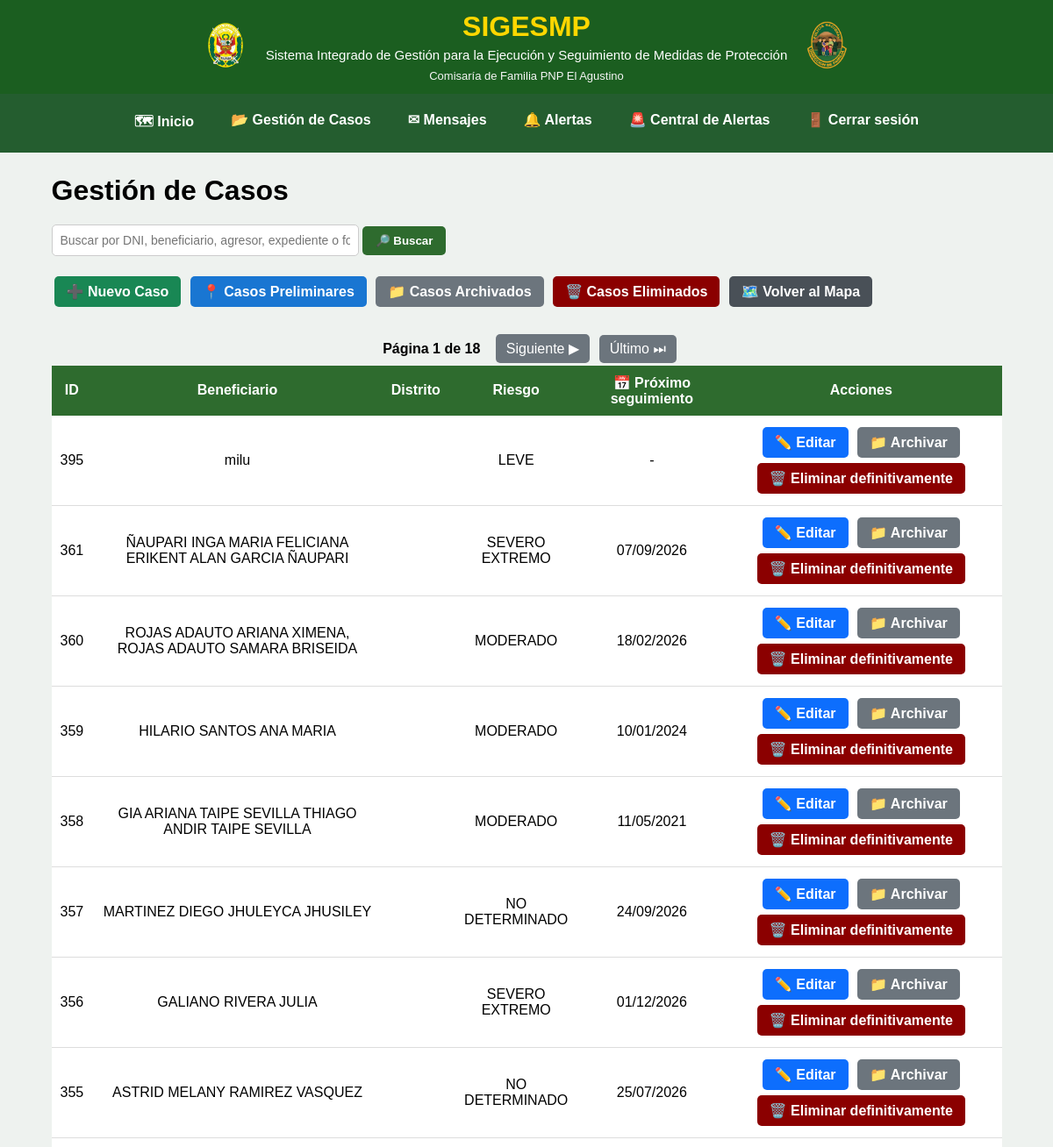
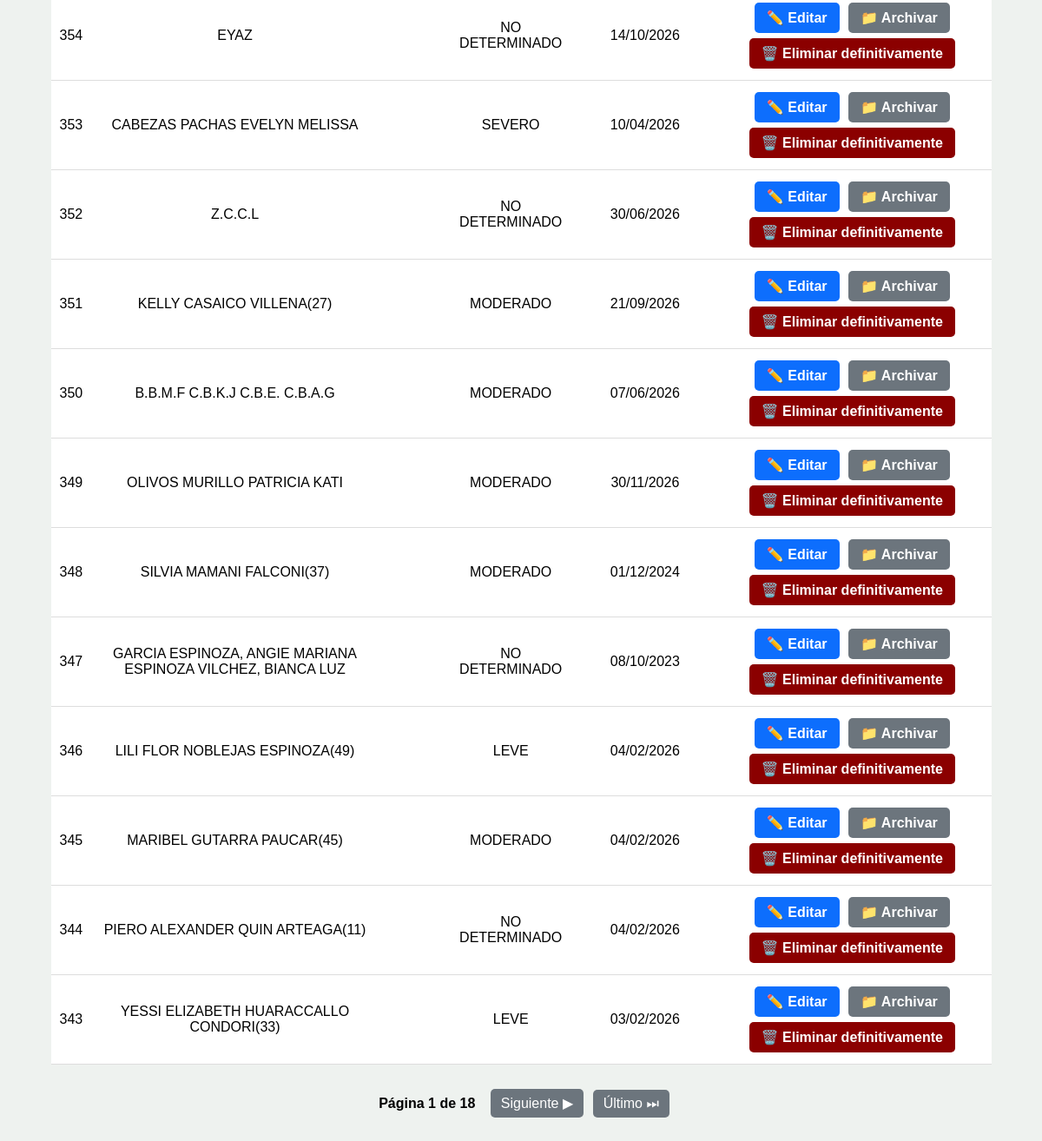
/gestion-casos/ (signed in), run on an earlier commit of the app's database (2 pictures, top to bottom).
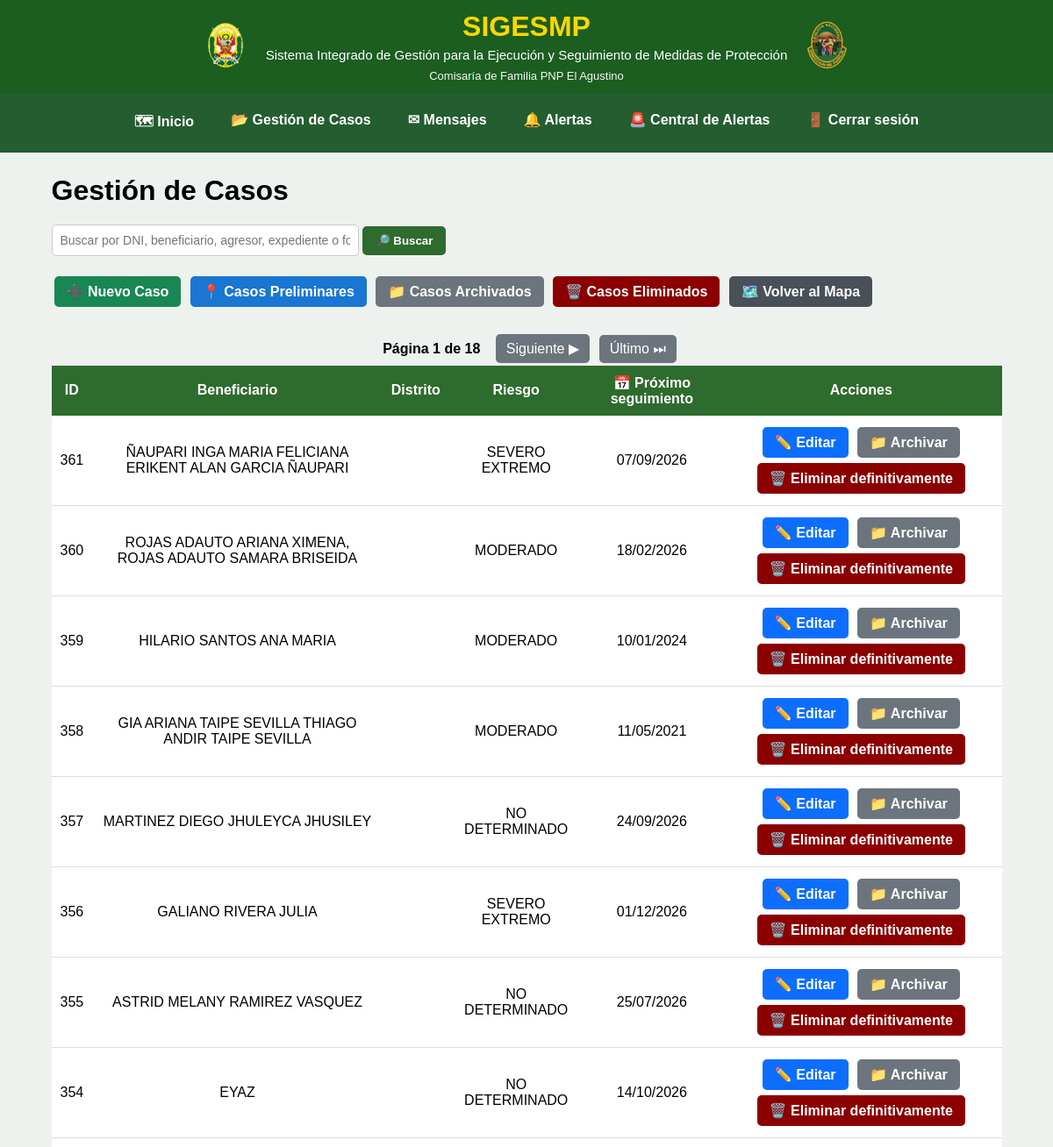
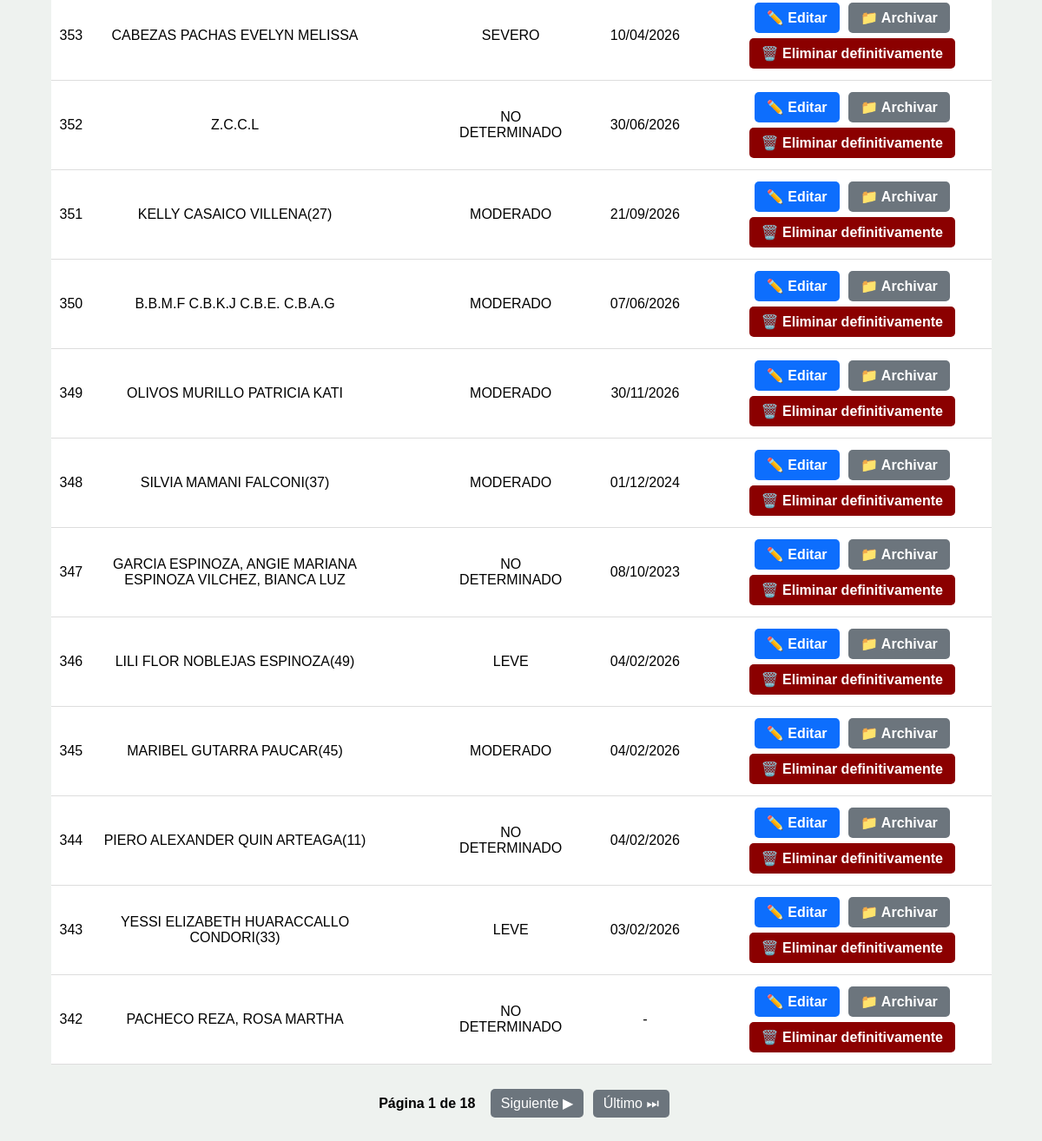
And on a later commit of the database (2 pictures, top to bottom).
### mapa/models.py (models this page shows, shortened)
class Caso(models.Model):
    RIESGOS = [
        ("LEVE", "Leve"),
        ("MODERADO", "Moderado"),
        ("SEVERO", "Severo"),
        ("SEVERO EXTREMO", "Severo extremo"),
        ("NO DETERMINADO", "No determinado"),
    ]
    NOTIFICACION = [
        ("PENDIENTE", "Pendiente"),
        ("NOTIFICADO", "Notificado"),
    ]
    TIPO_VIOLENCIA = [
        ("FISICA", "Física"),
        ("PSICOLOGICA", "Psicológica"),
        ("SEXUAL", "Sexual"),
        ("ECONOMICA", "Económica o Patrimonial"),
    ]
    ESTADO_UBICACION_AGRESOR = [
        ("UBICADO", "Ubicado"),
        ("NO UBICADO", "No ubicado"),
    ]
    beneficiario = models.CharField(
        max_length=200,
        blank=True
    )
    dni_beneficiario = models.CharField(
        max_length=8,
        blank=True
    )
    domicilio = models.CharField(
        max_length=300,
        blank=True
    )
    region_domicilio = models.ForeignKey(
        Region,
        on_delete=models.SET_NULL,
        null=True,
        blank=True,
        related_name="casos_region_domicilio"
    )
    provincia_domicilio = models.ForeignKey(
        Provincia,
        on_delete=models.SET_NULL,
        null=True,
        blank=True,
        related_name="casos_provincia_domicilio"
    )
    distrito_domicilio = models.ForeignKey(
        Distrito,
        on_delete=models.SET_NULL,
        null=True,
        blank=True,
        related_name="casos_distrito_domicilio"
    )
    tipo_via = models.CharField(
        max_length=30,
        blank=True,
        verbose_name="Tipo de vía"
    )
    nombre_via = models.CharField(
        max_length=200,
        blank=True,
        verbose_name="Nombre de vía"
    )
    numero_via = models.CharField(
        max_length=50,
        blank=True,
        verbose_name="Número"
    )
    complemento_domicilio = models.CharField(
        max_length=300,
        blank=True,
        verbose_name="Complemento / referencia"
    )
    domicilio_normalizado = models.CharField(
        max_length=250,
        blank=True,
        verbose_name="Domicilio normalizado"
    )
    nivel_riesgo = models.CharField(
        max_length=30,
        choices=RIESGOS,
        blank=True
    )
    region_denuncia = models.ForeignKey(
        Region,
        on_delete=models.PROTECT,
        related_name="casos_denuncia_region",
        null=True,
        blank=True,
    )
    provincia_denuncia = models.ForeignKey(
        Provincia,
        on_delete=models.PROTECT,
        related_name="casos_denuncia_provincia",
        null=True,
        blank=True,
    )
    distrito_denuncia = models.ForeignKey(
        Distrito,
        on_delete=models.PROTECT,
        related_name="casos_denuncia_distrito",
        null=True,
        blank=True,
    )
    region_medida = models.ForeignKey(
        Region,
        on_delete=models.PROTECT,
        related_name="casos_medida_region",
        null=True,
        blank=True,
    )
    provincia_medida = models.ForeignKey(
        Provincia,
        on_delete=models.PROTECT,
        related_name="casos_medida_provincia",
        null=True,
        blank=True,
    )
    distrito_medida = models.ForeignKey(
        Distrito,
        on_delete=models.PROTECT,
        related_name="casos_medida_distrito",
        null=True,
        blank=True,
    )
    comisaria_denuncia = models.CharField(
        max_length=150,
        verbose_name="Comisaría donde se interpuso la denuncia"
    )
    comisaria_medida = models.CharField(
        max_length=150,
        verbose_name="Comisaría de Familia responsable"
    )
    efectivo = models.CharField(
        max_length=100,
        blank=True
    )
    responsable = models.ForeignKey(
        User,
        null=True,
        blank=True,
        on_delete=models.SET_NULL,
        related_name="casos_asignados"
    )
    folder = models.CharField(
        max_length=100,
        blank=True
    )
    expediente = models.CharField(
        max_length=100,
        blank=True
    )
    agresor = models.CharField(
        max_length=200,
        blank=True
    )
    dni_agresor = models.CharField(
        max_length=8,
        blank=True
    )
    telefono_agresor = models.CharField(
        "Teléfono del agresor",
        max_length=50,
        blank=True
    )
    direccion_agresor = models.CharField(
        "Dirección del agresor",
        max_length=300,
        blank=True
    )
    tipo_via_agresor = models.CharField(
        max_length=30,
        blank=True,
        verbose_name="Tipo de vía"
    )
    nombre_via_agresor = models.CharField(
        max_length=200,
        blank=True,
        verbose_name="Nombre de vía"
    )
    numero_via_agresor = models.CharField(
        max_length=50,
        blank=True,
        verbose_name="Número"
    )
    complemento_domicilio_agresor = models.CharField(
        max_length=300,
        blank=True,
        verbose_name="Complemento / referencia"
    )
    agresor_registro = models.ForeignKey(
        "Agresor",
        on_delete=models.SET_NULL,
        null=True,
        blank=True,
        related_name="casos"
    )
    region_agresor = models.ForeignKey(
        Region,
        on_delete=models.SET_NULL,
        null=True,
        blank=True,
        related_name="casos_region_agresor"
    )
    provincia_agresor = models.ForeignKey(
        Provincia,
        on_delete=models.SET_NULL,
        null=True,
        blank=True,
        related_name="casos_provincia_agresor"
    )
    distrito_agresor = models.ForeignKey(
        Distrito,
        on_delete=models.SET_NULL,
        null=True,
        blank=True,
        related_name="casos_distrito_agresor"
    )
    estado_ubicacion_agresor = models.CharField(
        "Estado de ubicación del agresor",
        max_length=15,
        choices=ESTADO_UBICACION_AGRESOR,
        default="NO UBICADO"
    )
    latitud_agresor = models.FloatField(
        null=True,
        blank=True
    )
    longitud_agresor = models.FloatField(
        null=True,
        blank=True
    )
    telefono = models.CharField(
        "Teléfono de la beneficiaria",
        max_length=50,
        blank=True
    )
    fecha_denuncia = models.DateField(
        "Fecha de la denuncia",
        null=True,
        blank=True
    )
    violencia_fisica = models.BooleanField(
        "Violencia física",
        default=False
    )
    violencia_psicologica = models.BooleanField(
        "Violencia psicológica",
        default=False
    )
    violencia_sexual = models.BooleanField(
        "Violencia sexual",
        default=False
    )
    violencia_economica = models.BooleanField(
        "Violencia económica o patrimonial",
        default=False
    )
    fecha_registro = models.DateField(
        null=True,
        blank=True
    )
    ultima_visita = models.DateField(
        null=True,
        blank=True
    )
    fecha_limite = models.DateField(
        "Próximo seguimiento",
        null=True,
        blank=True
    )
    notificacion_vencimiento_leida = models.BooleanField(
        default=False
    )
    notificacion_beneficiario = models.CharField(
        max_length=15,
        choices=NOTIFICACION,
        default="PENDIENTE"
    )
    fecha_notificacion_beneficiario = models.DateField(
        null=True,
        blank=True
    )
    motivo_notificacion_beneficiario_pendiente = models.TextField(
        "Motivo de notificación pendiente de la persona beneficiaria",
        blank=True
    )
    notificacion_agresor = models.CharField(
        max_length=15,
        choices=NOTIFICACION,
        default="PENDIENTE"
    )
    fecha_notificacion_agresor = models.DateField(
        null=True,
        blank=True
    )
    motivo_notificacion_agresor_pendiente = models.TextField(
        "Motivo de notificación pendiente de la persona agresora",
        blank=True
    )
    estado = models.CharField(
        max_length=15,
        default="ACTIVO"
    )
    fecha_eliminacion = models.DateTimeField(
        null=True,
        blank=True
    )
    eliminado_por = models.ForeignKey(
        User,
        null=True,
        blank=True,
        on_delete=models.SET_NULL,
        related_name="casos_eliminados"
    )
    latitud = models.FloatField(
        null=True,
        blank=True
    )
    longitud = models.FloatField(
        null=True,
        blank=True
    )
    edicion_autorizada = models.BooleanField(
        default=False
    )
    class Meta:
        permissions = [
            (
                "modificar_directo",
                "Puede modificar casos directamente"
            ),
            (
                "aprobar_modificacion",
                "Puede aprobar modificaciones"
            ),
            (
                "archivar_directo",
                "Puede archivar casos directamente"
            ),
            (
                "aprobar_archivado",
                "Puede aprobar archivados"
            ),
            (
                "eliminar_directo",
                "Puede eliminar casos directamente"
            ),
            (
                "aprobar_eliminacion",
                "Puede aprobar eliminaciones"
            ),
            (
                "administrar_usuarios",
                "Puede administrar usuarios"
            ),
        ]

### mapa/views.py (the view, shortened to what this page needs)
@login_required
@grupo_requerido(
    "Administrador",
    "Jefe_MP",
    "Usuario_MP",
    "Usuario_Estadistica"
)
def gestion_casos(request):
    busqueda = request.GET.get("q", "").strip()
    casos = Caso.objects.exclude(
        estado="ELIMINADO"
    )
    casos = casos.order_by("-id")
    from django.core.paginator import Paginator
    paginator = Paginator(casos, 20)
    pagina = request.GET.get("page")
    casos = paginator.get_page(pagina)
    return render(
        request,
        "mapa/gestion_casos.html",
        {
            "casos": casos,
            "busqueda": busqueda,
        }
    )

### mapa/templates/mapa/gestion_casos.html (shortened to what the changed rows need)
{% extends "mapa/base.html" %}
{% block content %}
<div class="contenedor">
    <h1>Gestión de Casos</h1>
    <div class="tabla-contenedor">
        <table>
            <thead>
                <tr>
                    <th>ID</th>
                    <th>Beneficiario</th>
                    <th>Distrito</th>
                    <th>Riesgo</th>
                    <th>📅 Próximo seguimiento</th>
                    <th>Acciones</th>
                </tr>
            </thead>
            <tbody>
                {% for caso in casos %}
                <tr>
                    <td>
                        {{ caso.id }}
                    </td>
                    <td>
                        {{ caso.beneficiario }}
                    </td>
                    <td>
                    </td>
                    <td>
                        {{ caso.nivel_riesgo }}
                    </td>
                    <td>
                        {% if caso.fecha_limite %}
                            {{ caso.fecha_limite|date:"d/m/Y" }}
                        {% else %}
                            -
                        {% endif %}
                    </td>
                    <td>
                        {% if request.user.is_superuser or request.user.groups.all.0.name == "Administrador" %}
                            <a href="{% url 'editar_caso' caso.id %}"
                               class="btn editar">
                                ✏️ Editar
                            </a>
                            <a href="{% url 'archivar_caso' caso.id %}"
                               class="btn archivar"
                               onclick="return confirm('¿Desea archivar este caso?');">
                                📁 Archivar
                            </a>
                            <a href="{% url 'eliminar_caso' caso.id %}"
                               class="btn eliminar"
                               onclick="return confirm('⚠️ ATENCIÓN: este caso será enviado a Casos Eliminados. ¿Desea continuar?');">
                                🗑️ Eliminar definitivamente
                            </a>
                        {% endif %}
                    </td>
                </tr>
                {% empty %}
                <tr>
                    <td colspan="6">
                        No hay casos registrados.
                    </td>
                </tr>
                {% endfor %}
            </tbody>
        </table>
    </div>
</div>
{% endblock %}

What changed in the data, as far as the page shows it:
removed Caso: id "395", beneficiario "milu", nivel_riesgo "LEVE"
now on this page (row unchanged): Caso: id "342", beneficiario "PACHECO REZA, ROSA MARTHA", nivel_riesgo "NO DETERMINADO"
